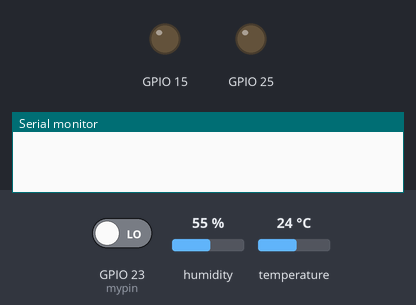
Simulated run of this sketch. Board: ESP32. Shown: output pins drawn as LEDs (lit = HIGH), the last lines printed to the serial monitor. Dashed ring = blinking. Inputs (shaded band) come from the test bench; at power-on: GPIO 23 (mypin) LOW, humidity 55 %, temperature 24 °C.

Above: at 1.2 s.
1.3 s: GPIO 23 (mypin) driven HIGH
At 4.2 s:
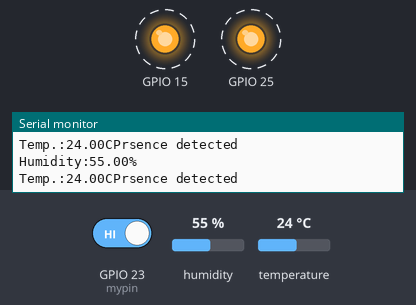
4.3 s: GPIO 23 (mypin) driven LOW
At 5.4 s:
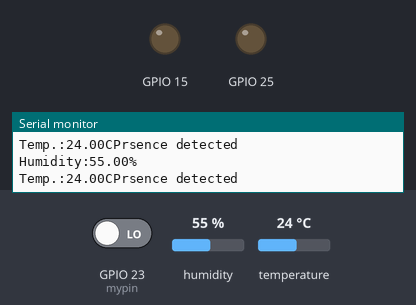
Timing chart, 0 to 7.3 s (numbered marks = the images above; inputs shaded):
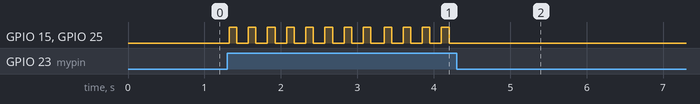

Measured:
- after the input at 1.3 s, GPIO 15, GPIO 25: alternates HIGH for 0.10 s and LOW for 0.15 s, starting at once
- after the input at 4.3 s, GPIO 15, GPIO 25: stops changing and stays LOW

The sketch:

Security_project_rebuild.ino
```cpp
#include "DHT.h"
#define DHTPIN 4
#define DHTTYPE DHT11
DHT dht(4, DHT11);
int mypin = 23;
void setup()
{
  Serial.begin(115200);
  dht.begin();
  pinMode(15, OUTPUT);
  //pinMode(23, OUTPUT);
  pinMode(25, OUTPUT);
  pinMode(mypin, INPUT);
}
void loop()
{
  bool isDetected = digitalRead(mypin);
  if (isDetected)
  {
    float t = dht.readTemperature();

    float h = dht.readHumidity();
    if (isnan(h) || isnan(t))
    {
      Serial.println(F("Failed to read from DHT sensor!"));
      return;
    }
    Serial.print("Humidity:");
    Serial.print(h);
    Serial.println("%");
    Serial.print("Temp.:");
    Serial.print(t);
    Serial.print("C");
    Serial.println("Prsence detected");
    digitalWrite(15, HIGH);
    //digitalWrite(23, HIGH);
    digitalWrite(25, HIGH);
    delay(100);
    digitalWrite(15, LOW);
    //digitalWrite(23, LOW);
    digitalWrite(25, LOW);
    delay(100);
  }
  delay(50);
}
```
